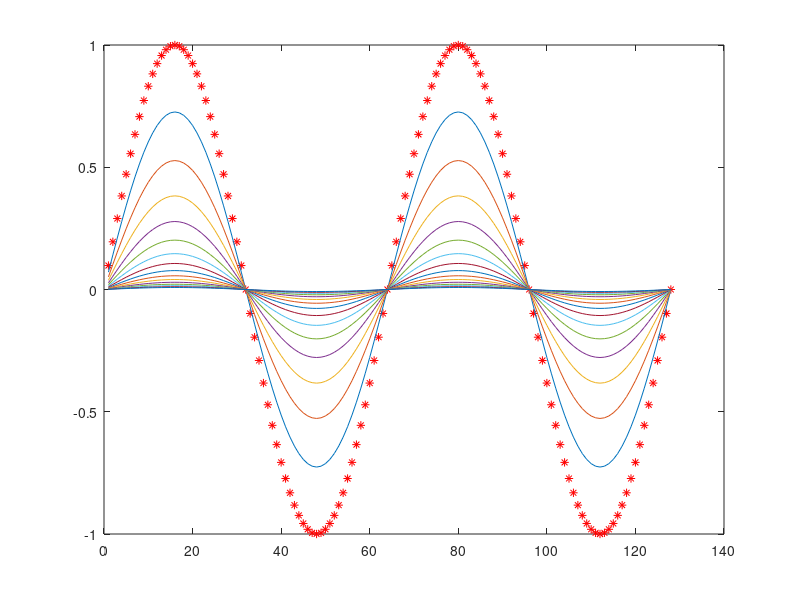

MATLAB code to generate this figure:
clear all;
N=128;
D=1;
m=2;
dt=0.1;

%Declararions
conc=zeros(N,1);

%Initial Profile
for i=1:N
    conc(i)=sin(2*pi*m*i/N);
    % conc(i)=0.5*(1+sin(2*pi*m*i/N));
end

%Plot initial profile
plot(conc, 'r*');
hold on

%Periodic Boundary Definitions
halfN=N/2;
delk=2*pi/N;

%Evolution
for m=1:15 %Loop for time steps
    
    conc_hat=fft(conc);
    
    for n=1:300 %Loop for calculation
        
        for i=1:N
            
            if (i<halfN)
                k=i*delk;
            end
            
            if (i>=halfN)
                k=(i-N)*delk;
            end
            
            %Implict condition
            conc_hat(i,1)=conc_hat(i,1)/(1+D*k*k*dt); 
        end
    end
    
    conc=real(ifft(conc_hat));
    plot(conc);
end

